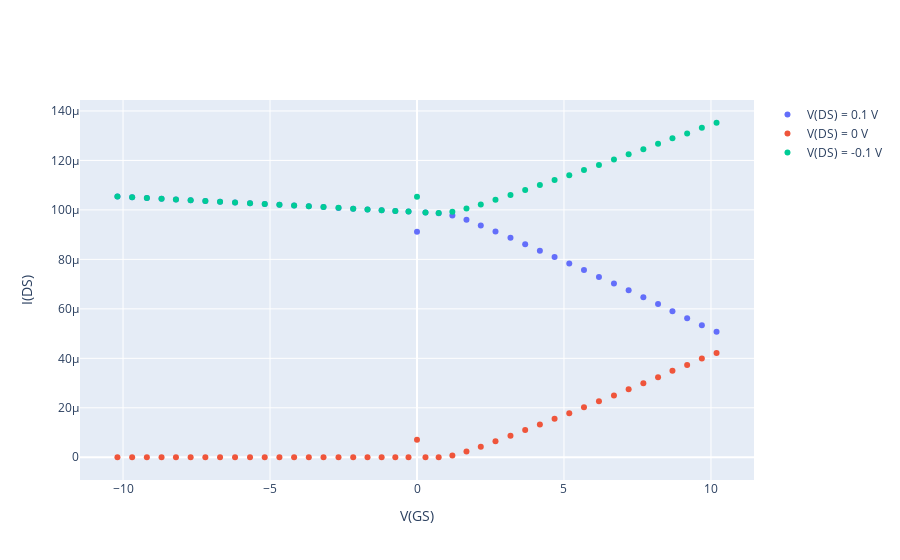

The notebook cell this image was saved under:
### Code cell
results_neg = neg_sweep(vc,sm,time_per_loop,setpoints=setpoints,setpoints_V=setpoints_V)
results = pd.concat([results_neg, results_pos], ignore_index=True, sort=False)
fig = plot(results=results,sample_folder=sample_folder,sample_name=sample_name)
fig.show()
results.to_csv(sample_folder + sample_name +'.csv')
results['Name'] = sample_name
results_combined = pd.concat([results_combined, results], ignore_index=True, sort=False)
